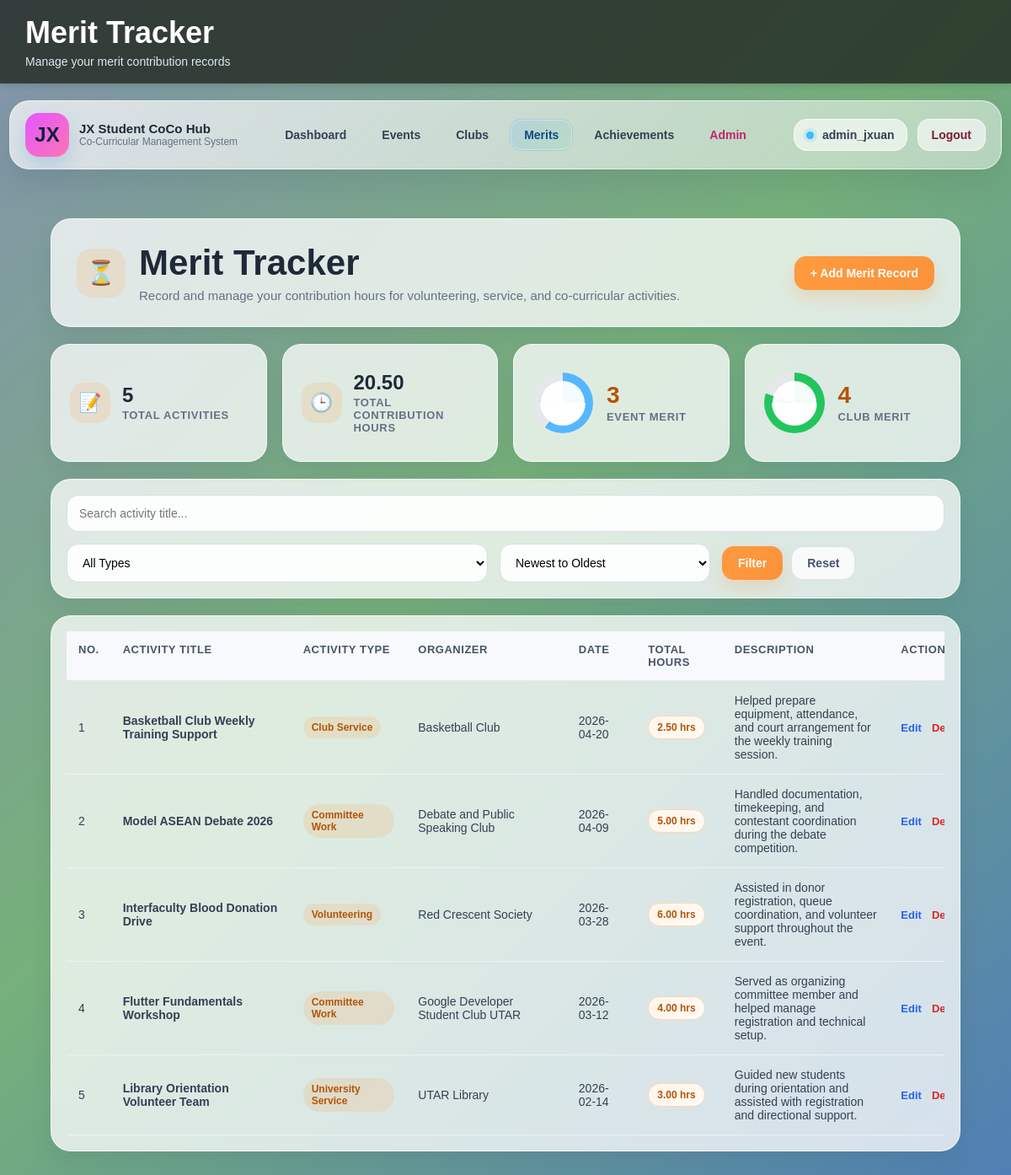
The app's page /merit/merit_list.php (signed in) with its own data.
### tables this page shows
CREATE TABLE `merits` (
  `merit_id` int(11) NOT NULL,
  `user_id` int(11) NOT NULL,
  `activity_title` varchar(100) NOT NULL,
  `activity_type` varchar(50) NOT NULL,
  `organizer` varchar(100) DEFAULT NULL,
  `activity_date` date NOT NULL,
  `start_time` time NOT NULL,
  `end_time` time NOT NULL,
  `total_hours` decimal(5,2) NOT NULL,
  `description` text DEFAULT NULL,
  `created_at` timestamp NOT NULL DEFAULT current_timestamp(),
  `updated_at` timestamp NOT NULL DEFAULT current_timestamp() ON UPDATE current_timestamp(),
  `event_id` int(11) DEFAULT NULL,
  `club_id` int(11) DEFAULT NULL
);

### merit/merit_list.php (the view, shortened to what this page needs)
<?php
include("../db.php");
$user_id = $_SESSION['user_id'];
$search = "";
$sort_order = "DESC";
$query = "SELECT * FROM merits WHERE user_id='$user_id'";
$query .= " ORDER BY activity_date $sort_order";
$result = mysqli_query($con, $query);
$total_query = "SELECT SUM(total_hours) AS total_merit_hours FROM merits WHERE user_id='$user_id'";
$total_result = mysqli_query($con, $total_query);
$total_merit_hours = 0;
if ($total_result && mysqli_num_rows($total_result) > 0) {
    $total_row = mysqli_fetch_assoc($total_result);
    if ($total_row['total_merit_hours'] != null) {
        $total_merit_hours = $total_row['total_merit_hours'];
    }
}
 include("../partials/header.php");
 $current_page = "merit";?>
<?php include("../partials/navbar.php"); ?>
<div class="container module-shell merit-shell">
    <?php
        $total_records = 0;
        $event_merit_count = 0;
        $club_merit_count = 0;
        $event_merit_percent = 0;
        $club_merit_percent = 0;
        $stats_query = "SELECT event_id, club_id FROM merits WHERE user_id='$user_id'";
        $stats_result = mysqli_query($con, $stats_query);
        if ($stats_result && mysqli_num_rows($stats_result) > 0) {
            while ($stats_row = mysqli_fetch_assoc($stats_result)) {
                $total_records++;
                if (!empty($stats_row['event_id'])) {
                    $event_merit_count++;
                }
                if (!empty($stats_row['club_id'])) {
                    $club_merit_count++;
                }
            }
        }
        if ($total_records > 0) {
            $event_merit_percent = round(($event_merit_count / $total_records) * 100);
            $club_merit_percent = round(($club_merit_count / $total_records) * 100);
        }
    ?>
    <section class="module-hero module-hero-merit">
        <div class="module-hero-main">
            <div class="module-hero-icon merit-accent-soft">⏳</div>
            <div class="module-hero-text-wrap">
                <h2>Merit Tracker</h2>
                <p>Record and manage your contribution hours for volunteering, service, and co-curricular activities.</p>
            </div>
        </div>
        <div class="module-hero-actions">
            <a href="merit_add.php" class="module-btn module-btn-primary merit-accent-btn">+ Add Merit Record</a>
        </div>
    </section>
    <section class="module-stats-grid">
        <div class="module-stat-card">
            <div class="module-stat-icon merit-accent-soft">📝</div>
            <div>
                <h3><?php echo $total_records; ?></h3>
                <p>Total Activities</p>
            </div>
        </div>
        <div class="module-stat-card">
            <div class="module-stat-icon merit-accent-soft">🕒</div>
            <div>
                <h3><?php echo number_format((float)$total_merit_hours, 2); ?></h3>
                <p>Total Contribution Hours</p>
            </div>
        </div>
        <div class="module-stat-card merit-linkage-mini-card">
            <div class="merit-linkage-mini-arc merit-linkage-event-arc" style="--p: <?php echo $event_merit_percent; ?>;"></div>
            <div class="merit-linkage-mini-text">
                <h3><?php echo $event_merit_count; ?></h3>
                <p>Event Merit</p>
            </div>
        </div>
        <div class="module-stat-card merit-linkage-mini-card">
            <div class="merit-linkage-mini-arc merit-linkage-club-arc" style="--p: <?php echo $club_merit_percent; ?>;"></div>
            <div class="merit-linkage-mini-text">
                <h3><?php echo $club_merit_count; ?></h3>
                <p>Club Merit</p>
            </div>
        </div>
    </section>
    <section class="module-filter-card">
        <form method="GET" action="merit_list.php" class="module-filter-form">
            <div class="module-filter-full">
                <input type="text" name="search" id="search" value="<?php echo htmlspecialchars($search); ?>" placeholder="Search activity title...">
            </div>
            <div>
                <select name="filter_type" id="filter_type">
                    <option value="">All Types</option>
                </select>
            </div>
            <div>
                <select name="sort_order" id="sort_order">
                    <option value="DESC" <?php if ($sort_order == "DESC") echo "selected"; ?>>Newest to Oldest</option>
                </select>
            </div>
            <div class="module-filter-actions">
                <button type="submit" class="module-btn module-btn-primary merit-accent-btn">Filter</button>
                <a href="merit_list.php" class="module-btn module-btn-secondary">Reset</a>
            </div>
        </form>
    </section>
    <section class="module-content-card">
        <?php if ($result && mysqli_num_rows($result) > 0) { ?>
            <div class="module-table-wrap">
                <table class="module-table">
                    <thead>
                        <tr>
                            <th>No.</th>
                            <th>Activity Title</th>
                            <th>Activity Type</th>
                            <th>Organizer</th>
                            <th>Date</th>
                            <th>Total Hours</th>
                            <th>Description</th>
                            <th>Actions</th>
                        </tr>
                    </thead>
                    <tbody>
                        <?php
                        $count = 1;
                        while ($row = mysqli_fetch_assoc($result)) { ?>
                            <tr>
                                <td><?php echo $count; ?></td>
                                <td class="module-title-cell"><?php echo htmlspecialchars($row['activity_title']); ?></td>
                                <td><span class="module-tag merit-tag"><?php echo htmlspecialchars($row['activity_type']); ?></span></td>
                                <td><?php echo htmlspecialchars($row['organizer']); ?></td>
                                <td><?php echo htmlspecialchars($row['activity_date']); ?></td>
                                <td><span class="merit-hours-badge"><?php echo number_format((float)$row['total_hours'], 2); ?> hrs</span></td>
                                <td class="module-description-cell"><?php echo htmlspecialchars($row['description']); ?></td>
                                <td>
                                    <div class="module-action-links">
                                        <a class="module-action-link module-action-edit" href="merit_edit.php?merit_id=<?php echo $row['merit_id']; ?>">Edit</a>
                                        <a
                                            href="#"
                                            class="module-action-link module-action-delete open-delete-modal"
                                            data-id="<?php echo $row['merit_id']; ?>"
                                            data-title="<?php echo htmlspecialchars($row['activity_title']); ?>"
                                            data-type="<?php echo htmlspecialchars($row['activity_type']); ?>"
                                            data-organizer="<?php echo htmlspecialchars($row['organizer']); ?>"
                                            data-date="<?php echo htmlspecialchars($row['activity_date']); ?>"
                                            data-hours="<?php echo number_format((float)$row['total_hours'], 2); ?>"
                                        >
                                            Delete
                                        </a>
                                    </div>
                                </td>
                            </tr>
                        <?php
                        $count++;
                        } ?>
                    </tbody>
                </table>
            </div>
        <?php } ?>
    </section>
</div>
</body>
</html>

### records on screen
merits: activity_title "Basketball Club Weekly Training Support", activity_type "Club Service", organizer "Basketball Club", activity_date "2026-04-20", total_hours "2.50", description "Helped prepare equipment, attendance, and court arrangement for the weekly training session."
merits: activity_title "Model ASEAN Debate 2026", activity_type "Committee Work", organizer "Debate and Public Speaking Club", activity_date "2026-04-09", total_hours "5.00", description "Handled documentation, timekeeping, and contestant coordination during the debate competition."
merits: activity_title "Interfaculty Blood Donation Drive", activity_type "Volunteering", organizer "Red Crescent Society", activity_date "2026-03-28", total_hours "6.00", description "Assisted in donor registration, queue coordination, and volunteer support throughout the event."
merits: activity_title "Flutter Fundamentals Workshop", activity_type "Committee Work", organizer "Google Developer Student Club UTAR", activity_date "2026-03-12", total_hours "4.00", description "Served as organizing committee member and helped manage registration and technical setup."
merits: activity_title "Library Orientation Volunteer Team", activity_type "University Service", organizer "UTAR Library", activity_date "2026-02-14", total_hours "3.00", description "Guided new students during orientation and assisted with registration and directional support."

### other values on screen
$page_title "Merit Tracker"
$page_subtitle "Manage your merit contribution records"
$_SESSION['user_name'] "admin_jxuan"
$total_records "5"
$total_merit_hours "20.50"
$event_merit_count "3"
$club_merit_count "4"
